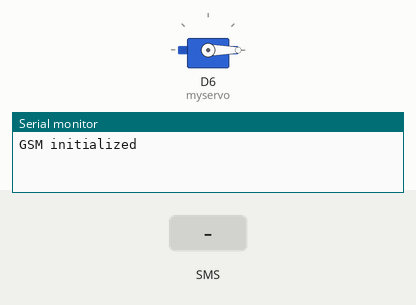
This sketch was run on a simulated Arduino MKR. Parts: servo, the last lines printed to the serial monitor. Inputs (shaded band) come from the test bench.

Above: at 11.2 s.
11.3 s: text message "1" received
At 12.1 s:
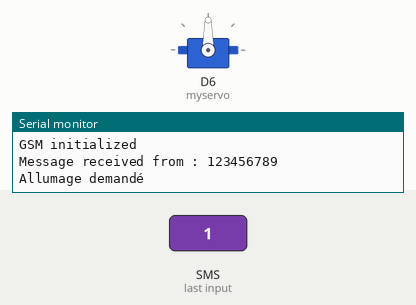
Timing chart, 0 to 14.3 s (numbered marks = the images above; inputs shaded):
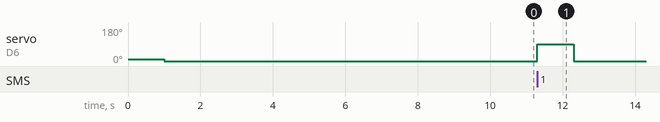

Measured:
- after the input at 11.3 s, servo on D6 (myservo): 0° → 90° at once, → 0° 1.0 s later

The sketch:

IRRIGATION_POMPE_LITE.ino
```cpp
/* Ce code permet d'activer un Servo Moteur et appuie sur un bouton pour lancer la pompe d'irrigation
 * L'envoi du SMS "1" permet d'activer ce système.
 * Ce code nécessite un MKR1400 ainsi qu'un simple Servo moteur, avec son alimentation dédiée
 */

#include <MKRGSM.h>
#include <Servo.h>
#include "arduino_secrets.h"

const char PINNUMBER[] = SECRET_PINNUMBER;
const char Alex[] = ALEX;
const char Denis[] = DENIS;
const char Max[] = MAX;
const char Simon[] = SIMON;

char senderNumber[20];

GSM gsmAccess;
GSM_SMS sms;
Servo myservo;

void setup() {
  turnServo(10);
  digitalWrite(LED_BUILTIN,LOW);
  Serial.begin(9600);
  bool connected = false;

  while (!connected) {
    if (gsmAccess.begin(PINNUMBER) == GSM_READY) {
      connected = true;
    } else {
      Serial.println("probleme initialisation");
    }
  }
  Serial.println("GSM initialized");
  char iniMsg[] = "Arduino OK : envoyer 1 pour allumer la pompe";
  envoiSMS(Simon, iniMsg);
  envoiSMS(Alex, iniMsg);
  envoiSMS(Max, iniMsg);
  envoiSMS(Denis, iniMsg);
  envoiSMS(Simon, iniMsg);
  blinkLed(LED_BUILTIN,500);
}

void loop() {
  if (sms.available()) {
    Serial.print("Message received from : ");
    sms.remoteNumber(senderNumber, 20);
    Serial.println(senderNumber);

    //Allumange demandé
    if (sms.peek() == '1') {
      Serial.println("Allumage demandé");
      turnServo(90);
      char txtMsg[] = "Allumage en cours...";
      envoiSMS(Alex, txtMsg);
      envoiSMS(Max, txtMsg);
      envoiSMS(Denis, txtMsg);
      envoiSMS(Simon, txtMsg);
    }

    sms.flush();
    Serial.println("MESSAGE DELETED");
  }
}

/*
  Read input serial
 */
int readSerial(char result[]) {
  int i = 0;
  while (1) {
    while (Serial.available() > 0) {
      char inChar = Serial.read();
      if (inChar == '\n') {
        result[i] = '\0';
        Serial.flush();
        return 0;
      }
      if (inChar != '\r') {
        result[i] = inChar;
        i++;
      }
    }
  }
}

//Fonction Envoi de SMS
int envoiSMS (char numero[], char msg[]) {
  sms.beginSMS(numero);
  sms.print(msg);
  sms.endSMS();
}

//Fonction BlinkLed
int blinkLed (int led, int delai) {
  digitalWrite(led, HIGH);
  delay(delai);
  digitalWrite(led, LOW);
  delay(delai);
}

//Fonction active servo
int turnServo(int rotation) {
  myservo.attach(6);  //Servo sur la broche 6
  myservo.write(rotation);
  delay(1000);
  myservo.write(0);
  delay(1000);
  myservo.detach();
}
```

arduino_secrets.h
```cpp
#define SECRET_PINNUMBER     "0000"

#define ALEX     "+336********"
#define MAX     "+336********"
#define DENIS     "+336********"
#define SIMON     "+336********"
```
